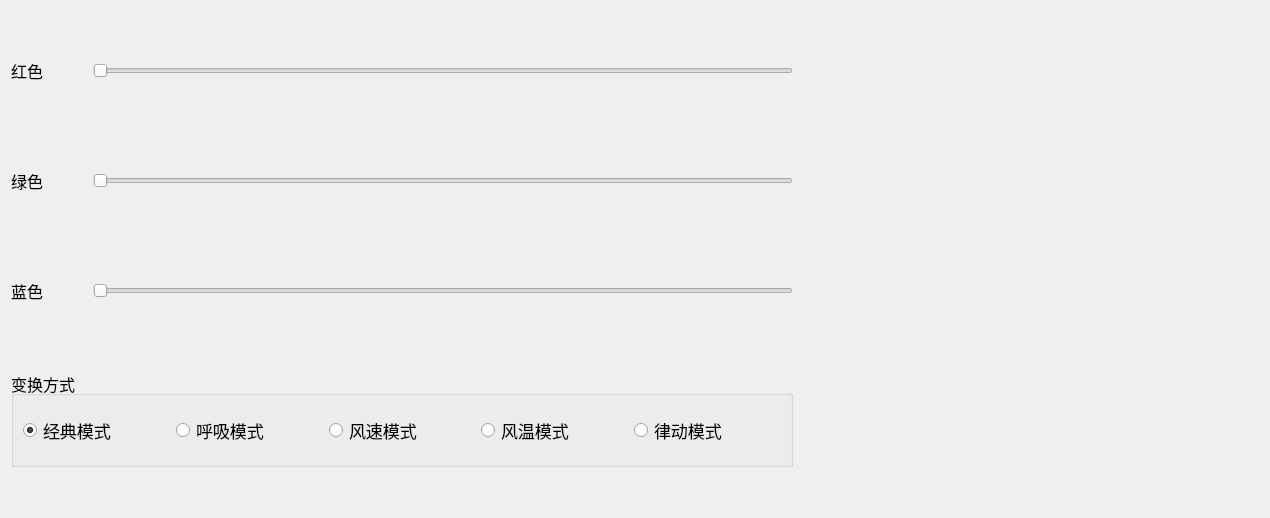
            <widget class="QWidget" name="tab_light">
             <attribute name="title">
              <string>Tab 2</string>
             </attribute>
             <layout class="QHBoxLayout" name="horizontalLayout_19">
              <item>
               <layout class="QVBoxLayout" name="verticalLayout_10" stretch="0,0,0,0,0">
                <property name="spacing">
                 <number>50</number>
                </property>
                <property name="topMargin">
                 <number>30</number>
                </property>
                <item>
                 <layout class="QHBoxLayout" name="horizontalLayout_16">
                  <item>
                   <widget class="QLabel" name="label_16">
                    <property name="font">
                     <font>
                      <pointsize>12</pointsize>
                     </font>
                    </property>
                    <property name="text">
                     <string>红色</string>
                    </property>
                   </widget>
                  </item>
                  <item>
                   <widget class="QSlider" name="horizontalSlider_red">
                    <property name="minimumSize">
                     <size>
                      <width>700</width>
                      <height>60</height>
                     </size>
                    </property>
                    <property name="maximum">
                     <number>255</number>
                    </property>
                    <property name="orientation">
                     <enum>Qt::Horizontal</enum>
                    </property>
                   </widget>
                  </item>
                 </layout>
                </item>
                <item>
                 <layout class="QHBoxLayout" name="horizontalLayout_17">
                  <item>
                   <widget class="QLabel" name="label_17">
                    <property name="font">
                     <font>
                      <pointsize>12</pointsize>
                     </font>
                    </property>
                    <property name="text">
                     <string>绿色</string>
                    </property>
                   </widget>
                  </item>
                  <item>
                   <widget class="QSlider" name="horizontalSlider_green">
                    <property name="minimumSize">
                     <size>
                      <width>700</width>
                      <height>60</height>
                     </size>
                    </property>
                    <property name="maximum">
                     <number>255</number>
                    </property>
                    <property name="orientation">
                     <enum>Qt::Horizontal</enum>
                    </property>
                   </widget>
                  </item>
                 </layout>
                </item>
                <item>
                 <layout class="QHBoxLayout" name="horizontalLayout_18">
                  <item>
                   <widget class="QLabel" name="label_18">
                    <property name="font">
                     <font>
                      <pointsize>12</pointsize>
                     </font>
                    </property>
                    <property name="text">
                     <string>蓝色</string>
                    </property>
                   </widget>
                  </item>
                  <item>
                   <widget class="QSlider" name="horizontalSlider_blue">
                    <property name="minimumSize">
                     <size>
                      <width>700</width>
                      <height>60</height>
                     </size>
                    </property>
                    <property name="maximum">
                     <number>255</number>
                    </property>
                    <property name="orientation">
                     <enum>Qt::Horizontal</enum>
                    </property>
                   </widget>
                  </item>
                 </layout>
                </item>
                <item>
                 <widget class="QGroupBox" name="groupBox_jdms">
                  <property name="font">
                   <font>
                    <pointsize>12</pointsize>
                   </font>
                  </property>
                  <property name="title">
                   <string>变换方式</string>
                  </property>
                  <layout class="QHBoxLayout" name="horizontalLayout_20">
                   <item>
                    <widget class="QRadioButton" name="radioButton_jdms">
                     <property name="minimumSize">
                      <size>
                       <width>100</width>
                       <height>50</height>
                      </size>
                     </property>
                     <property name="font">
                      <font>
                       <pointsize>13</pointsize>
                      </font>
                     </property>
                     <property name="text">
                      <string>经典模式</string>
                     </property>
                     <property name="checked">
                      <bool>true</bool>
                     </property>
                    </widget>
                   </item>
                   <item>
                    <widget class="QRadioButton" name="radioButton_hxms">
                     <property name="minimumSize">
                      <size>
                       <width>100</width>
                       <height>50</height>
                      </size>
                     </property>
                     <property name="font">
                      <font>
                       <pointsize>13</pointsize>
                      </font>
                     </property>
                     <property name="text">
                      <string>呼吸模式</string>
                     </property>
                    </widget>
                   </item>
                   <item>
                    <widget class="QRadioButton" name="radioButton_fsms">
                     <property name="minimumSize">
                      <size>
                       <width>100</width>
                       <height>50</height>
                      </size>
                     </property>
                     <property name="font">
                      <font>
                       <pointsize>13</pointsize>
                      </font>
                     </property>
                     <property name="text">
                      <string>风速模式</string>
                     </property>
                    </widget>
                   </item>
                   <item>
                    <widget class="QRadioButton" name="radioButton_fwms">
                     <property name="minimumSize">
                      <size>
                       <width>100</width>
                       <height>50</height>
                      </size>
                     </property>
                     <property name="font">
                      <font>
                       <pointsize>13</pointsize>
                      </font>
                     </property>
                     <property name="text">
                      <string>风温模式</string>
                     </property>
                    </widget>
                   </item>
                   <item>
                    <widget class="QRadioButton" name="radioButton_ldms">
                     <property name="minimumSize">
                      <size>
                       <width>100</width>
                       <height>50</height>
                      </size>
                     </property>
                     <property name="font">
                      <font>
                       <pointsize>13</pointsize>
                      </font>
                     </property>
                     <property name="text">
                      <string>律动模式</string>
                     </property>
                    </widget>
                   </item>
                  </layout>
                 </widget>
                </item>
                <item>
                 <spacer name="verticalSpacer_2">
                  <property name="orientation">
                   <enum>Qt::Vertical</enum>
                  </property>
                  <property name="sizeHint" stdset="0">
                   <size>
                    <width>20</width>
                    <height>40</height>
                   </size>
                  </property>
                 </spacer>
                </item>
               </layout>
              </item>
              <item>
               <spacer name="horizontalSpacer_11">
                <property name="orientation">
                 <enum>Qt::Horizontal</enum>
                </property>
                <property name="sizeHint" stdset="0">
                 <size>
                  <width>466</width>
                  <height>20</height>
                 </size>
                </property>
               </spacer>
              </item>
             </layout>
            </widget>
